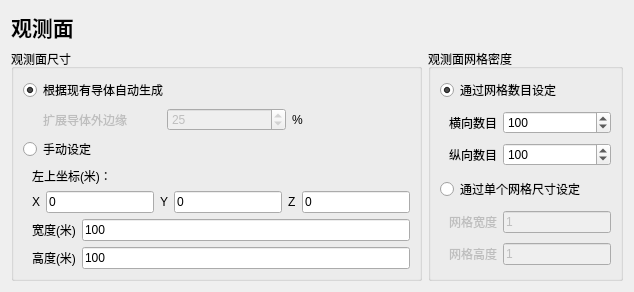
       <widget class="QWidget" name="page_6">
        <layout class="QVBoxLayout" name="verticalLayout_11">
         <item>
          <widget class="QLabel" name="label_20">
           <property name="text">
            <string>&lt;!DOCTYPE HTML PUBLIC &quot;-//W3C//DTD HTML 4.0//EN&quot; &quot;http://www.w3.org/TR/REC-html40/strict.dtd&quot;&gt;
&lt;html&gt;&lt;head&gt;&lt;meta name=&quot;qrichtext&quot; content=&quot;1&quot; /&gt;&lt;style type=&quot;text/css&quot;&gt;
p, li { white-space: pre-wrap; }
&lt;/style&gt;&lt;/head&gt;&lt;body style=&quot; font-family:'SimSun'; font-size:9pt; font-weight:400; font-style:normal;&quot;&gt;
&lt;p style=&quot; margin-top:0px; margin-bottom:0px; margin-left:0px; margin-right:0px; -qt-block-indent:0; text-indent:0px;&quot;&gt;&lt;span style=&quot; font-size:16pt; font-weight:600;&quot;&gt;观测面&lt;/span&gt;&lt;/p&gt;&lt;/body&gt;&lt;/html&gt;</string>
           </property>
          </widget>
         </item>
         <item>
          <layout class="QHBoxLayout" name="horizontalLayout_14">
           <item>
            <widget class="QGroupBox" name="groupBox_7">
             <property name="title">
              <string>观测面尺寸</string>
             </property>
             <layout class="QVBoxLayout" name="verticalLayout_12">
              <item>
               <widget class="QRadioButton" name="ob5_rbtn1">
                <property name="text">
                 <string>根据现有导体自动生成</string>
                </property>
                <property name="checked">
                 <bool>true</bool>
                </property>
               </widget>
              </item>
              <item>
               <layout class="QHBoxLayout" name="horizontalLayout_9">
                <item>
                 <spacer name="horizontalSpacer_8">
                  <property name="orientation">
                   <enum>Qt::Horizontal</enum>
                  </property>
                  <property name="sizeType">
                   <enum>QSizePolicy::Fixed</enum>
                  </property>
                  <property name="sizeHint" stdset="0">
                   <size>
                    <width>20</width>
                    <height>20</height>
                   </size>
                  </property>
                 </spacer>
                </item>
                <item>
                 <widget class="QLabel" name="label_35">
                  <property name="enabled">
                   <bool>false</bool>
                  </property>
                  <property name="text">
                   <string>扩展导体外边缘</string>
                  </property>
                 </widget>
                </item>
                <item>
                 <widget class="QSpinBox" name="ob5_spinBox">
                  <property name="enabled">
                   <bool>false</bool>
                  </property>
                  <property name="maximum">
                   <number>100</number>
                  </property>
                  <property name="singleStep">
                   <number>10</number>
                  </property>
                  <property name="value">
                   <number>25</number>
                  </property>
                 </widget>
                </item>
                <item>
                 <widget class="QLabel" name="label_53">
                  <property name="text">
                   <string>%</string>
                  </property>
                 </widget>
                </item>
               </layout>
              </item>
              <item>
               <widget class="QRadioButton" name="ob5_rbtn2">
                <property name="text">
                 <string>手动设定</string>
                </property>
                <property name="checked">
                 <bool>false</bool>
                </property>
               </widget>
              </item>
              <item>
               <widget class="QWidget" name="ob_widget_2" native="true">
                <property name="enabled">
                 <bool>true</bool>
                </property>
                <layout class="QVBoxLayout" name="verticalLayout_6">
                 <property name="leftMargin">
                  <number>9</number>
                 </property>
                 <property name="topMargin">
                  <number>0</number>
                 </property>
                 <property name="rightMargin">
                  <number>0</number>
                 </property>
                 <property name="bottomMargin">
                  <number>0</number>
                 </property>
                 <item>
                  <widget class="QLabel" name="label_34">
                   <property name="text">
                    <string>左上坐标(米)：</string>
                   </property>
                  </widget>
                 </item>
                 <item>
                  <layout class="QHBoxLayout" name="horizontalLayout_5">
                   <item>
                    <widget class="QLabel" name="label_47">
                     <property name="text">
                      <string>X</string>
                     </property>
                    </widget>
                   </item>
                   <item>
                    <widget class="QLineEdit" name="ob5_x">
                     <property name="text">
                      <string>0</string>
                     </property>
                    </widget>
                   </item>
                   <item>
                    <widget class="QLabel" name="label_48">
                     <property name="text">
                      <string>Y</string>
                     </property>
                    </widget>
                   </item>
                   <item>
                    <widget class="QLineEdit" name="ob5_y">
                     <property name="text">
                      <string>0</string>
                     </property>
                    </widget>
                   </item>
                   <item>
                    <widget class="QLabel" name="label_49">
                     <property name="text">
                      <string>Z</string>
                     </property>
                    </widget>
                   </item>
                   <item>
                    <widget class="QLineEdit" name="ob5_z">
                     <property name="text">
                      <string>0</string>
                     </property>
                    </widget>
                   </item>
                  </layout>
                 </item>
                 <item>
                  <layout class="QHBoxLayout" name="horizontalLayout_8">
                   <item>
                    <widget class="QLabel" name="label_32">
                     <property name="text">
                      <string>宽度(米)</string>
                     </property>
                    </widget>
                   </item>
                   <item>
                    <widget class="QLineEdit" name="ob5_w">
                     <property name="text">
                      <string>100</string>
                     </property>
                    </widget>
                   </item>
                  </layout>
                 </item>
                 <item>
                  <layout class="QHBoxLayout" name="horizontalLayout_6">
                   <item>
                    <widget class="QLabel" name="label_33">
                     <property name="text">
                      <string>高度(米)</string>
                     </property>
                    </widget>
                   </item>
                   <item>
                    <widget class="QLineEdit" name="ob5_h">
                     <property name="text">
                      <string>100</string>
                     </property>
                    </widget>
                   </item>
                  </layout>
                 </item>
                </layout>
               </widget>
              </item>
             </layout>
            </widget>
           </item>
           <item>
            <widget class="QGroupBox" name="groupBox_10">
             <property name="title">
              <string>观测面网格密度</string>
             </property>
             <layout class="QVBoxLayout" name="verticalLayout_14">
              <item>
               <widget class="QRadioButton" name="ob5_rbtn3">
                <property name="text">
                 <string>通过网格数目设定</string>
                </property>
                <property name="checked">
                 <bool>true</bool>
                </property>
               </widget>
              </item>
              <item>
               <widget class="QWidget" name="ob_widget_3" native="true">
                <layout class="QVBoxLayout" name="verticalLayout_10">
                 <property name="topMargin">
                  <number>0</number>
                 </property>
                 <property name="rightMargin">
                  <number>0</number>
                 </property>
                 <property name="bottomMargin">
                  <number>0</number>
                 </property>
                 <item>
                  <layout class="QHBoxLayout" name="horizontalLayout_12" stretch="0,1">
                   <item>
                    <widget class="QLabel" name="label_51">
                     <property name="text">
                      <string>横向数目</string>
                     </property>
                    </widget>
                   </item>
                   <item>
                    <widget class="QSpinBox" name="ob5_ymesh">
                     <property name="minimum">
                      <number>2</number>
                     </property>
                     <property name="maximum">
                      <number>10000</number>
                     </property>
                     <property name="singleStep">
                      <number>10</number>
                     </property>
                     <property name="value">
                      <number>100</number>
                     </property>
                    </widget>
                   </item>
                  </layout>
                 </item>
                 <item>
                  <layout class="QHBoxLayout" name="horizontalLayout_13" stretch="0,1">
                   <item>
                    <widget class="QLabel" name="label_52">
                     <property name="text">
                      <string>纵向数目</string>
                     </property>
                    </widget>
                   </item>
                   <item>
                    <widget class="QSpinBox" name="ob5_xmesh">
                     <property name="minimum">
                      <number>2</number>
                     </property>
                     <property name="maximum">
                      <number>10000</number>
                     </property>
                     <property name="singleStep">
                      <number>10</number>
                     </property>
                     <property name="value">
                      <number>100</number>
                     </property>
                    </widget>
                   </item>
                  </layout>
                 </item>
                </layout>
               </widget>
              </item>
              <item>
               <widget class="QRadioButton" name="ob5_rbtn4">
                <property name="text">
                 <string>通过单个网格尺寸设定</string>
                </property>
               </widget>
              </item>
              <item>
               <widget class="QWidget" name="ob_widget_4" native="true">
                <property name="enabled">
                 <bool>false</bool>
                </property>
                <layout class="QVBoxLayout" name="verticalLayout_13">
                 <property name="topMargin">
                  <number>0</number>
                 </property>
                 <property name="rightMargin">
                  <number>0</number>
                 </property>
                 <property name="bottomMargin">
                  <number>0</number>
                 </property>
                 <item>
                  <layout class="QHBoxLayout" name="horizontalLayout_10">
                   <item>
                    <widget class="QLabel" name="label_36">
                     <property name="text">
                      <string>网格宽度</string>
                     </property>
                    </widget>
                   </item>
                   <item>
                    <widget class="QLineEdit" name="ob5_grid_dx">
                     <property name="text">
                      <string>1</string>
                     </property>
                    </widget>
                   </item>
                  </layout>
                 </item>
                 <item>
                  <layout class="QHBoxLayout" name="horizontalLayout_11">
                   <item>
                    <widget class="QLabel" name="label_50">
                     <property name="text">
                      <string>网格高度</string>
                     </property>
                    </widget>
                   </item>
                   <item>
                    <widget class="QLineEdit" name="ob5_grid_dy">
                     <property name="text">
                      <string>1</string>
                     </property>
                    </widget>
                   </item>
                  </layout>
                 </item>
                </layout>
               </widget>
              </item>
             </layout>
            </widget>
           </item>
          </layout>
         </item>
        </layout>
       </widget>
